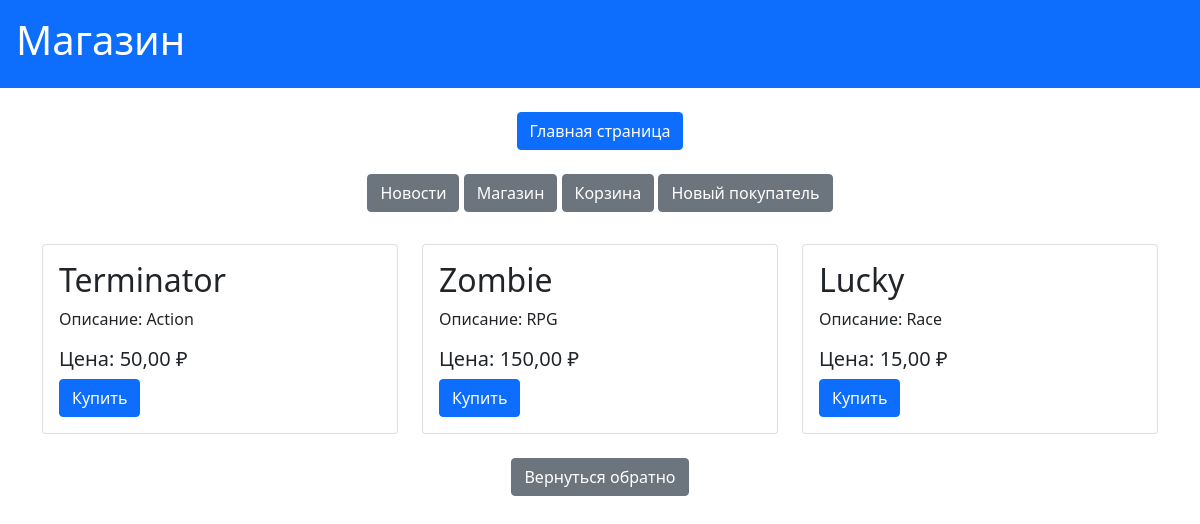
/task1/shop/, run on the app's committed database.
### task1/models.py (models this page shows, shortened)
class Game(models.Model):
    title = models.CharField(max_length=100, verbose_name="Наименование")
    cost = models.DecimalField(max_digits=10, decimal_places=2, verbose_name="Цена")
    size = models.DecimalField(max_digits=10, decimal_places=2, verbose_name="Размер")
    description = models.TextField(verbose_name="Описание")
    age_limited = models.BooleanField(default=False, verbose_name="Возрастное ограничение")
    buyer = models.ManyToManyField(Buyer, related_name='games')
    class Meta:
        verbose_name = "Игра"
        verbose_name_plural = "Игры"

### task1/views.py (the view)
# urls.py: path('shop/', shop, name='shop'),
def shop(request):
    data = Game.objects.all()
    return render(request, 'first_task/shop.html', {'data': data})

### templates/first_task/shop.html (shortened to what this page needs)
{% extends "first_task/menu.html" %}
{% block pagename %}Магазин{% endblock pagename %}
{% block content %}
    <div class="container mt-3">
    <div class="row">
    {% for j in data %}
        <div class="col-md-4">
            <div class="card">
                <div class="card-body">
                    <h2 class="card-title">{{ j.title }}</h2>
                    <p class="card-text">Описание: {{ j.description }}</p>
                    <h5 class="card-title">Цена: {{ j.cost }} ₽</h5>
                    <button class="btn btn-primary">Купить</button>
                </div>
            </div>
        </div>
    {% endfor %}
    </div>
    </div>
{% endblock content %}
{% block back %}
<div class="text-center mt-4">
    <button class="btn btn-secondary" onclick="window.history.back()">Вернуться обратно</button>
</div>
{% endblock back %}

### data on the page
Game: title "Terminator", description "Action", cost "50,00"
Game: title "Zombie", description "RPG", cost "150,00"
Game: title "Lucky", description "Race", cost "15,00"
